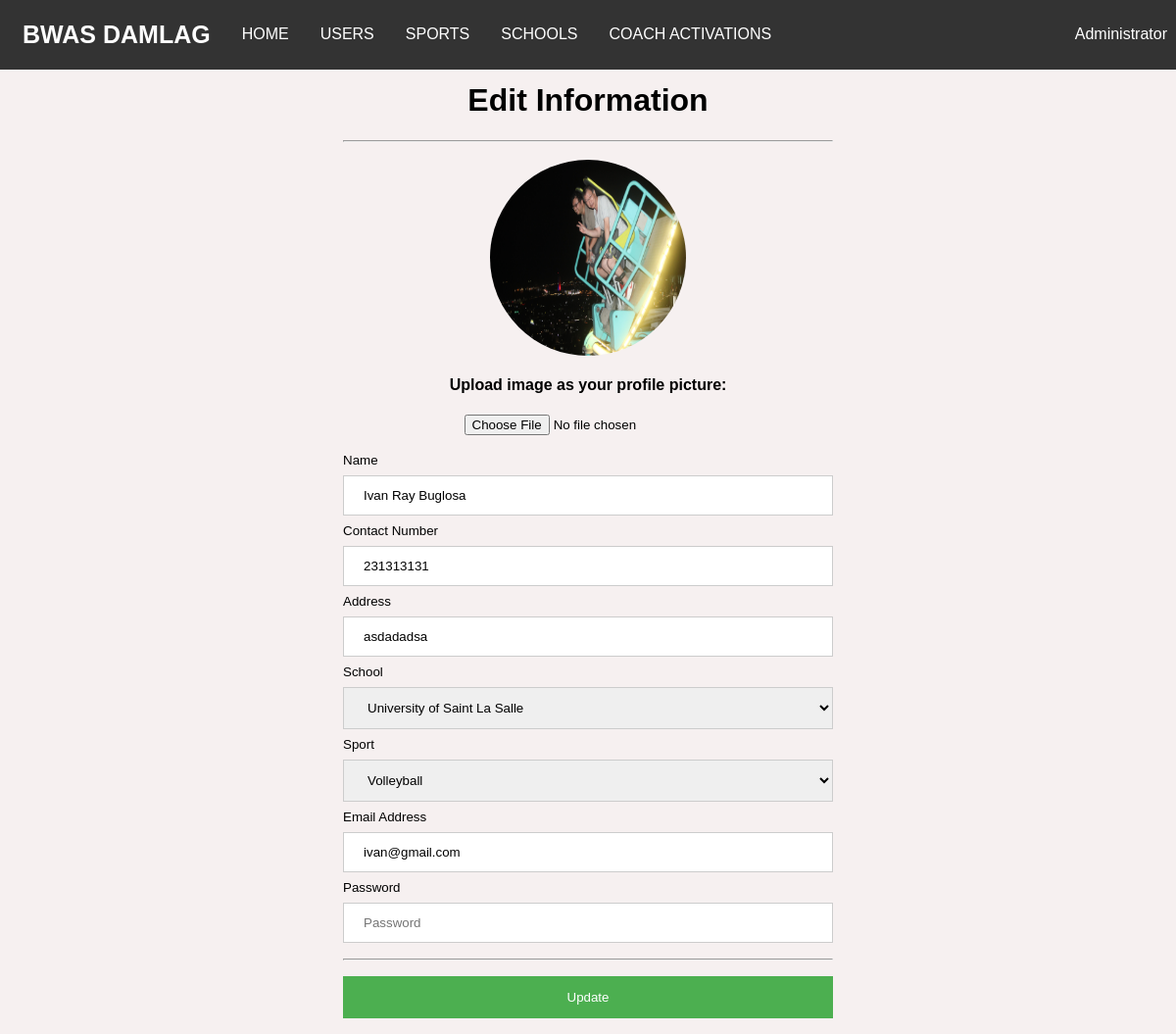
Screenshot of /userEdit.php?id=26 (signed in) with the database file from the repository.
### tables this page shows
CREATE TABLE `users` (
  `id` int(20) NOT NULL,
  `name` varchar(70) NOT NULL,
  `password` varchar(40) NOT NULL,
  `email` varchar(50) NOT NULL,
  `school` varchar(100) DEFAULT NULL,
  `previous_school` text,
  `contact` varchar(20) DEFAULT NULL,
  `address` varchar(100) DEFAULT NULL,
  `birthdate` date NOT NULL,
  `gender` text NOT NULL,
  `sport` text,
  `position` text,
  `created_at` datetime NOT NULL,
  `updated_at` datetime NOT NULL,
  `type` text NOT NULL,
  `status` text NOT NULL,
  `image` varchar(100) NOT NULL
);

### web_db.php (called while the page is built, shortened)
<?php
$dbHost = 'localhost';
$dbName = 'android_db';
$dbUser = 'root';
$dbPass = '';
    try {
        $config = new PDO("mysql:host={$dbHost};dbname={$dbName}",$dbUser,$dbPass);
        $config->setAttribute(PDO::ATTR_ERRMODE,PDO::ERRMODE_EXCEPTION);
    } catch(PDOException $e) {
        echo $e->getMessage();
    }
    include_once('web_config.php');
    $pdo = new Config($config);
?>

### authentication.php (called while the page is built, shortened)
<?php
            $email = $_SESSION['email'];
            $current_user = $pdo->checkEmail($email);
?>

### web_config.php (called while the page is built, shortened)
<?php
    class Config {
        private $db;
        function __construct($config){
            $this->db = $config;
        }
        public function findClient($id){
            try{
                $query = $this->db->prepare("SELECT * FROM users WHERE id = :id");
                $query->bindparam(":id", $id);
                $query->execute();
                return $result = $query->fetch();
            }catch(PDOException $e){
                echo $e->getMessage();
                return false;
            }
        }
        public function checkEmail($email){
            try{
                $query = $this->db->prepare("SELECT * from users where email=:email");
                $query->bindparam(":email", $email);
                $query->execute();
                return $request = $query->fetch();
            }catch(Exception $e){
                echo $e->getMessage();
                return false;
            }
        }
    }
?>

### userEdit.php (the view, shortened to what this page needs)
<?php
    include_once('web_db.php');
    include_once('authentication.php');
    $id = $_GET['id'];
    $user = $pdo->findClient($id);
?>
<html>
    <head>
        <link href="styles.css" rel="stylesheet" />
    </head>
    <body>
        <?php include_once('navbar.php'); ?>
            <center><h1>Edit Information</h1></center>
        <form method="post" class="update-form" enctype="multipart/form-data">
            <hr>
                <center>
                <?php $imageURL = 'uploads/'.$user["image"];?>
                <img src="<?php if(empty($user["image"])){ echo 'uploads/default.png';}else{ echo $imageURL;};?>" class="image" />
                    <h4>Upload image as your profile picture:</h4>
                    <input type="file" name="image"/><br>
                </center>
                <br>
                <small>Name</small>
                <input type="text" value="<?php echo $user['name']?>" name="updateName" required>
                <small>Contact Number</small>
                <input type="text" value="<?php echo $user['contact']?>" name="updateContact" required>
                <small>Address</small>
                <input type="text" value="<?php echo $user['address']?>" name="updateAddress" required>
                <small>School</small>
                <select name="updateSchool">
                    <option value="USLS" <?php if($user['school'] == 'USLS'){ echo 'selected'; } ?>>University of Saint La Salle</option>
                </select>
                <small>Sport</small>
                <select name="updateSport">
                    <option value="Volleyball" <?php if($user['sport'] == 'Volleyball'){ echo 'selected'; } ?>>Volleyball</option>
                </select>
                <small>Email Address</small>
                <input type="email" value="<?php echo $user['email']?>" name="updateEmail" required>
                <small>Password</small>
                <input type="password" placeholder="Password" name="updatePassword">
                <hr>
                <button class="button" name="update" type="submit">Update</button>
        </form>
    </body>
</html>

### navbar.php (shortened to what this page needs)
<nav class="navbar">
    <div class="container">
    <strong><a class="brand-logo" href="home.php">BWAS DAMLAG</a></strong>
    <a href="home.php" class="list">HOME</a>
    <?php
        if($current_user['type'] == 'Admin'){
    ?>
        <a href="index.php" class="list">USERS</a>
    <?php }else{ ?>
        <a href="index.php" class="list"><?php echo strtoupper($current_user['sport']);?> ATHLETES</a>
        <a href="invites.php" class="list">SENT INVITES</a>
    <?php } ?>
    <?php
        if($current_user['type'] == 'Admin'){
    ?>
        <div class="dropdown list">
            <button class="dropbtn" onclick="sportDropDown()">SPORTS</button>
        </div>
        <div class="dropdown list">
            <button class="dropbtn" onclick="schoolDropdown()">SCHOOLS</button>
        </div>
    <?php }?>
        <?php if($current_user['type'] == 'Admin'){ ?>
            <a href="DeactivatedUsers.php" class="user-profile list">COACH ACTIVATIONS</a>
        <?php } ?>
        <div class="dropdown user-profile list">
            <button class="dropbtn" onclick="profileDropdown()"><?php echo $current_user['name']?></button>
        </div>
    </div>
</nav>

### styles.css (style rules this page uses)
body { font-family: 'Nunito', sans-serif; background-color: #f3ebebb7; }
form { margin: auto; }
input[type=email], input[type=password], input[type=text], input[type=date] { width: 100%; padding: 12px 20px; margin: 8px 0; display: inline-block; border: 1px solid #ccc; box-sizing: border-box; font-family: 'Nunito', sans-serif; }
.button { background-color: #4CAF50; color: white; padding: 14px 20px; margin: 8px 0; border: none; cursor: pointer; width: 100%; display: inline-block; }
.container { width:1200px; margin: auto; }
select { width: 100%; padding: 12px 20px; margin: 8px 0; display: inline-block; border: 1px solid #ccc; box-sizing: border-box; }
.navbar { overflow: hidden; background-color: #333; font-family: 'Nunito', sans-serif; margin: -8px; padding: 7px; }
.navbar a { float: left; font-size: 16px; color: white; text-align: center; padding: 14px 16px; text-decoration: none; }
.navbar .list { margin-top: 5px; }
.dropdown { float: left; overflow: hidden; }
.dropdown .dropbtn { cursor: pointer; font-size: 16px; border: none; outline: none; color: white; padding: 14px 16px; background-color: inherit; font-family: inherit; margin: 0; }
.update-form { width: 500px; }
.user-profile { float: right; }
.brand-logo { font-size: 25px !important; }
.image { height: 200px; width: 200px; margin-top: 10px; border: none; border-radius: 50%; }

### rows the page displays
users: name "Administrator"
users: image (picture), updateName "Ivan Ray Buglosa", updateContact "231313131", updateAddress "asdadadsa", updateSchool "University of Saint La Salle", updateSport "Volleyball", updateEmail "ivan@gmail.com"
